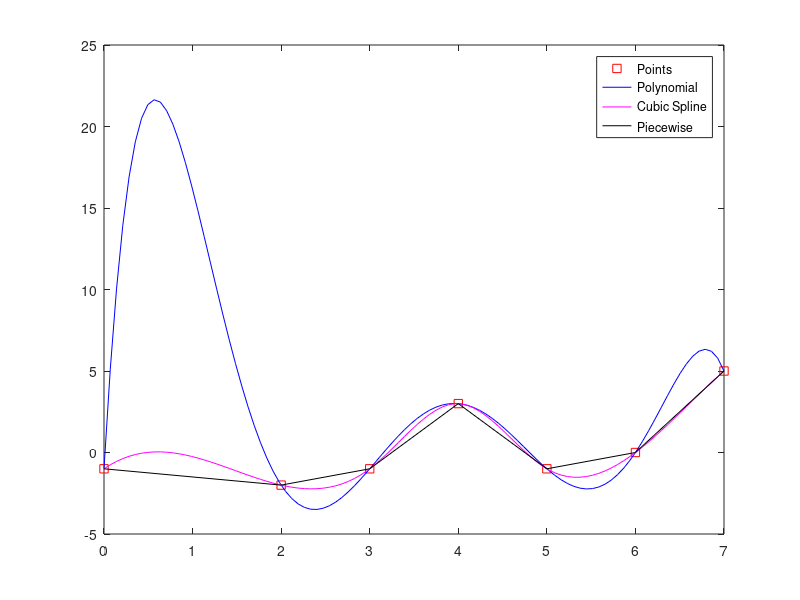

Write the MATLAB code that produced this figure.
% Omar Aguilar

px = [0 2 3 4 5 6 7];
py = [-1 -2 -1 3 -1 0 5];
n = length(px);

%% Part A

% Polynomial
A = zeros(n,n);
for i = 1:n
    A(:,i) = px.^(i-1);
end
c = A\py';
x = linspace(0,7,100);
func = @(x) c(1) + c(2)*x + c(3)*x.^2 + c(4)*x.^3 + c(5)*x.^4 + c(6)*x.^5 + c(7)*x.^6;
y1 = func(x);

% Cubic Spline
cs = spline(px, py);
y2 = ppval(cs,x);

figure;
plot(px,py,'rs',x,y1,'b',x,y2,'m',px,py,'k');
legend('Points','Polynomial','Cubic Spline','Piecewise');

%% Part B
x_eval = 1;

% Polynomial
y1_eval = func(x_eval)

% Cubic Spline
y2_eval = ppval(cs, x_eval)

% Piecewise
y3_eval = py(1) + (py(2)-py(1))/(px(2)-px(1)) * (x_eval-px(1))

%% Part C
h = 10^-3;

% Polynomial
slope1 = (func(x_eval + h) - func(x_eval - h))/(2 * h)

% Cubic Spline
slope2 = (ppval(cs, x_eval + h) - ppval(cs, x_eval -h))/(2 * h)

% Piecewise
slope3 = (interp1(px,py,x_eval+h)-interp1(px,py,x_eval-h))/(2 * h)